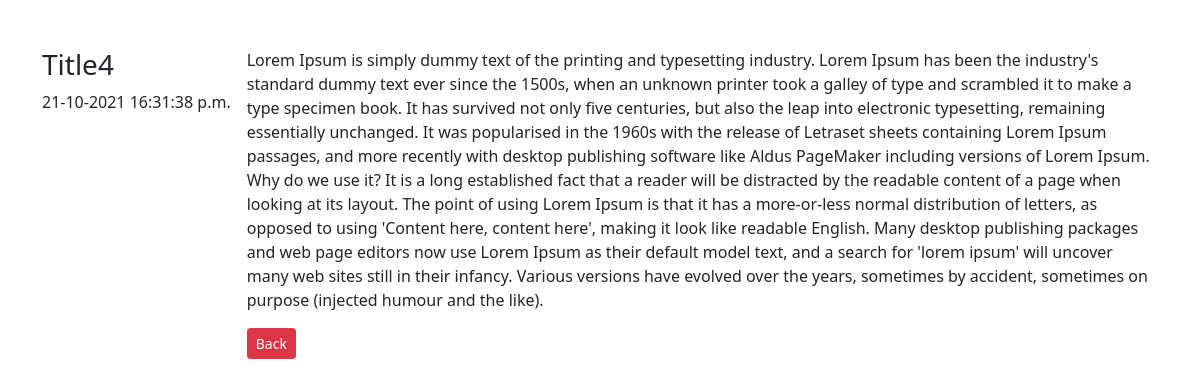
The app's page /posts/4/detail/, older data.
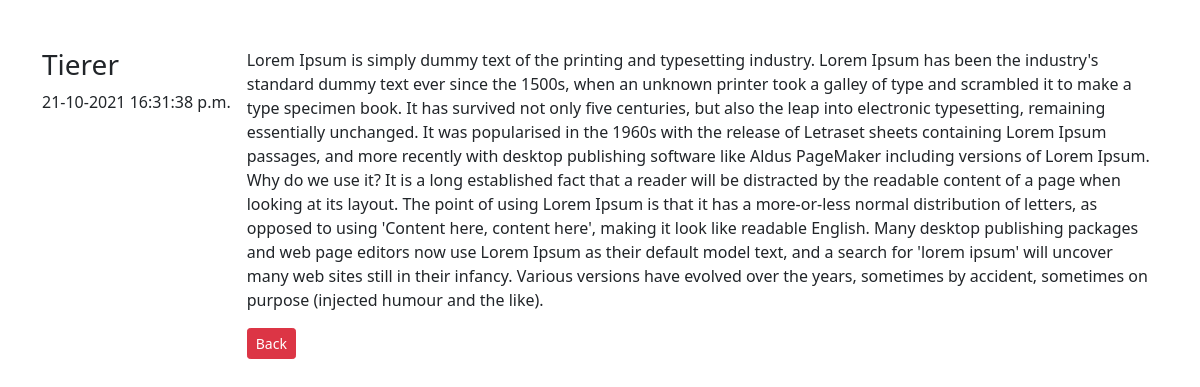
The same page, newer data.
### blog/models.py (models this page shows, shortened)
class Post(models.Model):
    title = models.CharField(max_length=100)
    description = models.TextField()
    is_active = models.BooleanField(default=False)
    created = models.DateTimeField(auto_now_add=True)
    updated = models.DateTimeField(auto_now=True)
    created_by = models.ForeignKey(
        User, on_delete=models.SET_NULL, related_name="posts", null=True,
        blank=True
    )

### blog/views.py (the view)
# urls.py: path('<int:pk>/detail/', post_detail, name='post_detail'),
def post_detail(request, pk):
    try:
        post = Post.objects.get(pk=pk)
    except Post.DoesNotExist:
        messages.success(request, 'Post not found 404!')
        return redirect('post_list')
    context = {
        'post': post
    }
    return render(request, 'detail.html', context)

### templates/detail.html (shortened to what this page needs)
{% extends 'base.html' %}
{% block body %}
<div class="container py-5">
    <div class="row">
        <div class="col">
            <div class="d-flex">
                <div class="flex-shrink-0">
                    <h3>{{ post.title }}</h3>
                    <span>{{ post.created|date:'d-m-Y H:i:s a' }}</span>
                </div>
                <div class="flex-grow-1 ms-3">
                        <p>
                            {{ post.description }}
                        </p>
                        <a href="{% url 'post_list' %}" class="btn btn-danger btn-sm">Back</a>
                    </div>
                </div>
        </div>
    </div>
</div>
{% endblock %}

Row changes from the older to the newer data that the page shows:
changed Post: title "Title4" → "Tierer"
